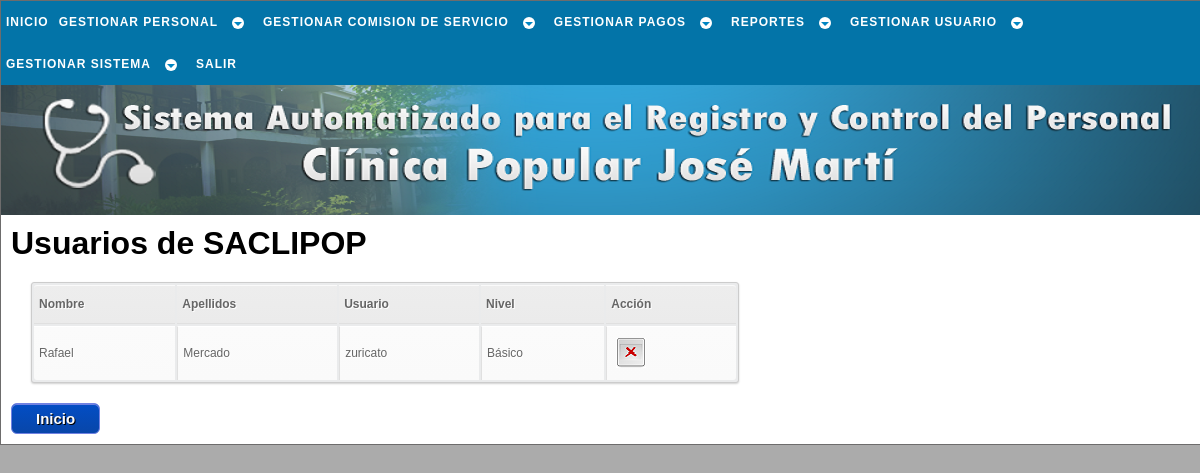
/php/usuario/elim_usuario_a.php (signed in), run on an earlier commit of the app's database.
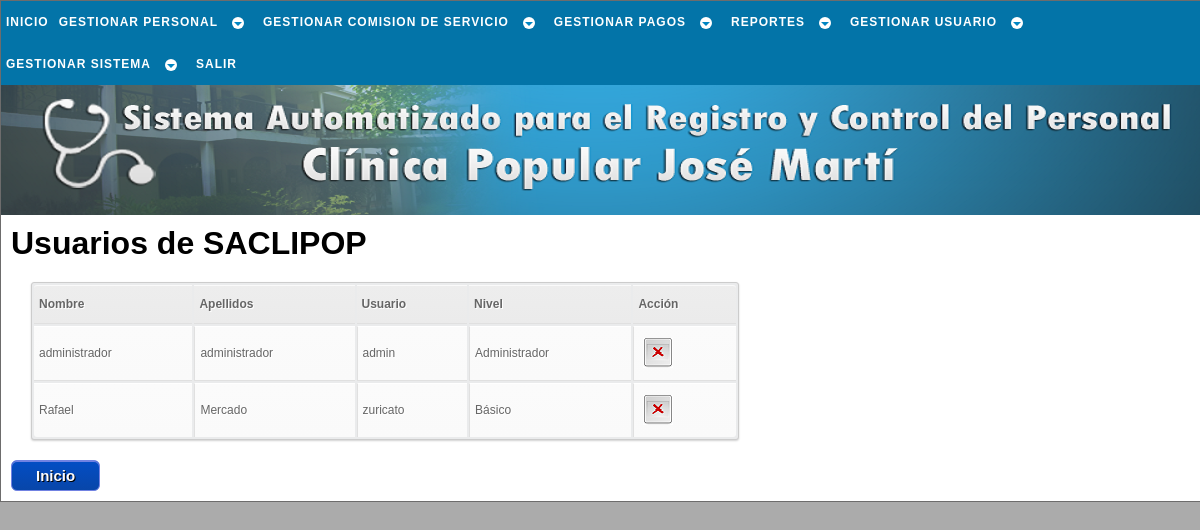
And on a later commit of the database.
### tables this page shows
CREATE TABLE `usuario` (
  `id_usuario` varchar(20) NOT NULL,
  `clave` varchar(32) NOT NULL,
  `nombre` varchar(30) NOT NULL,
  `apellido` varchar(30) NOT NULL,
  `pregunta` int(1) NOT NULL,
  `respuesta` varchar(50) NOT NULL,
  `nivel` int(1) NOT NULL,
  PRIMARY KEY (`id_usuario`)
);

### php/_sql/usuario_sql.php (called while the page is built, shortened)
<?php
function conslt_usuario_all($cnx_bd)
{
	$sql = "SELECT id_usuario,nombre,apellido,nivel FROM usuario";
	$resultado = $cnx_bd->query($sql);
	return $resultado;
}
?>

### php/usuario/elim_usuario_a.php (the view, shortened to what this page needs)
<!DOCTYPE html PUBLIC "-//W3C//DTD XHTML 1.1//EN" "http://www.w3.org/TR/xhtml11/DTD/xhtml11.dtd" />
<html xmlns="http://www.w3.org/1999/xhtml" xml:lang="es" lang="es" dir="ltr">
	<head>
		<link rel="stylesheet" href="../../css/estilo.css" type="text/css" media="screen" />
    </head>
	<body>
		<div id="cuerpo">
			<div id="menu">
				<div id="cssmenu">
					<?php include('../_menu/menu_usuario.php'); ?>
				</div>
			</div>
			<div id="inicio">
			</div>
			<div id="pagina">
				<?php
					$cnx_bd = conexion();
					include('../_sql/usuario_sql.php');
					$resultado = conslt_usuario_all($cnx_bd);
				?>
				<h1>Usuarios de SACLIPOP</h1>
				<table id="tabla">
					<tr>
						<th>Nombre</th>
						<th>Apellidos</th>
						<th>Usuario</th>
						<th>Nivel</th>
						<th>Acción</th>
					</tr>
					<?php
					if ($resultado->num_rows < 2) {
					?>
					<tr>
						<td colspan="5">No hay usuarios que se puedan eliminar.</td>
					</tr>
					<?php
					}else{
						while ($fila = $resultado->fetch_object()){
							if ($fila->id_usuario == $_SESSION["usuario"]) continue;
							if ($fila->nivel == 1) $nivel = "Administrador";
							else $nivel = "Básico";
					?>
							<tr>
								<td><?=$fila->nombre?></td>
								<td><?=$fila->apellido?></td>
								<td><?=$fila->id_usuario?></td>
								<td><?=$nivel?></td>
								<td>
									<div class="izq">
										<a href= "#" class="eliminar" title="Click para eliminar usuario de SACLIPOP" onclick="envia_elim('<?=$fila->id_usuario?>')">Eliminar</a>
									</div>
								</td>
							</tr>
					<?php
						}
					}
					?>
				</table>
				<a href="../inicio.php" class="enlaceboton" title="Click para ir al inicio de SACLIPOP">Inicio</a>
			</div>
		</div>
	</body>
</html>

### php/_menu/menu_usuario.php (shortened to what this page needs)
<ul>
	<li title="Click para ir al inicio de SACLIPOP"><a href="../inicio.php"><span>Inicio</span></a></li>
	<li class="has-sub" title="Opciones para gestión del personal"><a href="#"><span>Gestionar Personal</span></a>
	</li>
	<li class="has-sub" title="Opciones para gestión de comisión de servicio"><a href="#"><span>Gestionar Comision de Servicio</span></a>
	</li>
	<?php if($_SESSION["nivel_usuario"] == 1){ ?>
			<li class="has-sub" title="Opciones para gestión de pagos"><a href="#"><span>Gestionar Pagos</span></a>
			</li>
	<?php } ?>
	<li class="has-sub" title="Opciones para generar reportes"><a href="#"><span>Reportes</span></a>
	</li>
	<li class="has-sub" title="Opciones para gestionar usuario"><a href="#"><span>Gestionar Usuario</span></a>
	</li>
		<li class="has-sub" title="Opciones para gestionar SACLIPOP"><a href="#"><span>Gestionar Sistema</span></a>
		</li>
	<li title="Click para para salir del sistema SACLIPOP"><a href="../_sesion/salir_sesion.php"><span>Salir</span></a></li>
</ul>

What changed in the data, as far as the page shows it:
added usuario: nombre "administrador", apellido "administrador", id_usuario "admin", nivel "Administrador"
